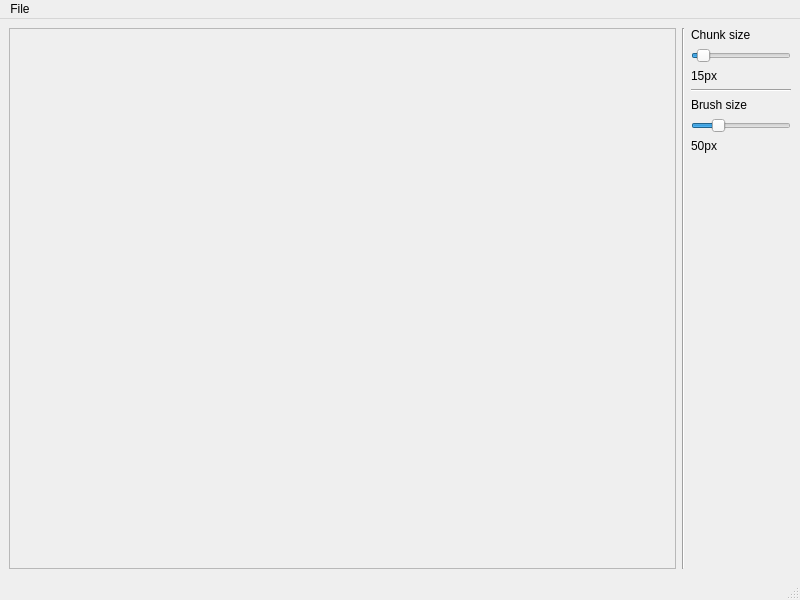
<?xml version="1.0" encoding="UTF-8"?>
<ui version="4.0">
 <class>MainWindow</class>
 <widget class="QMainWindow" name="MainWindow">
  <property name="geometry">
   <rect>
    <x>0</x>
    <y>0</y>
    <width>800</width>
    <height>600</height>
   </rect>
  </property>
  <property name="windowTitle">
   <string>MainWindow</string>
  </property>
  <widget class="QWidget" name="centralwidget">
   <layout class="QHBoxLayout" name="horizontalLayout">
    <item>
     <widget class="QScrollArea" name="scrollArea">
      <property name="widgetResizable">
       <bool>true</bool>
      </property>
      <widget class="QWidget" name="scrollAreaWidgetContents">
       <property name="geometry">
        <rect>
         <x>0</x>
         <y>0</y>
         <width>649</width>
         <height>523</height>
        </rect>
       </property>
       <layout class="QHBoxLayout" name="horizontalLayout_2">
        <property name="spacing">
         <number>0</number>
        </property>
        <property name="leftMargin">
         <number>0</number>
        </property>
        <property name="topMargin">
         <number>0</number>
        </property>
        <property name="rightMargin">
         <number>0</number>
        </property>
        <property name="bottomMargin">
         <number>0</number>
        </property>
        <item>
         <widget class="CanvasWidget" name="widCanvas" native="true"/>
        </item>
       </layout>
      </widget>
     </widget>
    </item>
    <item>
     <widget class="Line" name="line">
      <property name="orientation">
       <enum>Qt::Vertical</enum>
      </property>
     </widget>
    </item>
    <item>
     <layout class="QVBoxLayout" name="verticalLayout">
      <item>
       <widget class="QLabel" name="label">
        <property name="text">
         <string>Chunk size</string>
        </property>
       </widget>
      </item>
      <item>
       <widget class="QSlider" name="sliderChunkSize">
        <property name="sizePolicy">
         <sizepolicy hsizetype="Fixed" vsizetype="Fixed">
          <horstretch>0</horstretch>
          <verstretch>0</verstretch>
         </sizepolicy>
        </property>
        <property name="minimumSize">
         <size>
          <width>100</width>
          <height>0</height>
         </size>
        </property>
        <property name="minimum">
         <number>3</number>
        </property>
        <property name="maximum">
         <number>200</number>
        </property>
        <property name="value">
         <number>15</number>
        </property>
        <property name="orientation">
         <enum>Qt::Horizontal</enum>
        </property>
       </widget>
      </item>
      <item>
       <widget class="QLabel" name="lblChunkSize">
        <property name="text">
         <string>15px</string>
        </property>
       </widget>
      </item>
      <item>
       <widget class="Line" name="line_2">
        <property name="orientation">
         <enum>Qt::Horizontal</enum>
        </property>
       </widget>
      </item>
      <item>
       <widget class="QLabel" name="label_2">
        <property name="text">
         <string>Brush size</string>
        </property>
       </widget>
      </item>
      <item>
       <widget class="QSlider" name="sliderBrushSize">
        <property name="sizePolicy">
         <sizepolicy hsizetype="Fixed" vsizetype="Fixed">
          <horstretch>0</horstretch>
          <verstretch>0</verstretch>
         </sizepolicy>
        </property>
        <property name="minimumSize">
         <size>
          <width>100</width>
          <height>0</height>
         </size>
        </property>
        <property name="minimum">
         <number>5</number>
        </property>
        <property name="maximum">
         <number>200</number>
        </property>
        <property name="value">
         <number>50</number>
        </property>
        <property name="orientation">
         <enum>Qt::Horizontal</enum>
        </property>
       </widget>
      </item>
      <item>
       <widget class="QLabel" name="lblBrushSize">
        <property name="text">
         <string>50px</string>
        </property>
       </widget>
      </item>
      <item>
       <spacer name="verticalSpacer">
        <property name="orientation">
         <enum>Qt::Vertical</enum>
        </property>
        <property name="sizeHint" stdset="0">
         <size>
          <width>20</width>
          <height>40</height>
         </size>
        </property>
       </spacer>
      </item>
     </layout>
    </item>
   </layout>
  </widget>
  <widget class="QMenuBar" name="menubar">
   <property name="geometry">
    <rect>
     <x>0</x>
     <y>0</y>
     <width>800</width>
     <height>24</height>
    </rect>
   </property>
   <widget class="QMenu" name="menuFile">
    <property name="title">
     <string>File</string>
    </property>
    <addaction name="actOpenOneImg"/>
   </widget>
   <addaction name="menuFile"/>
  </widget>
  <widget class="QStatusBar" name="statusbar"/>
  <action name="actOpenOneImg">
   <property name="text">
    <string>Open One Image</string>
   </property>
  </action>
 </widget>
 <customwidgets>
  <customwidget>
   <class>CanvasWidget</class>
   <extends>QWidget</extends>
   <header>canvaswidget.h</header>
   <container>1</container>
  </customwidget>
 </customwidgets>
 <resources/>
 <connections/>
</ui>
